Frame 1 (no input): blank canvas, image omitted
Frame 60 (the mouse pressed at the canvas centre just before this capture): blank canvas, image omitted
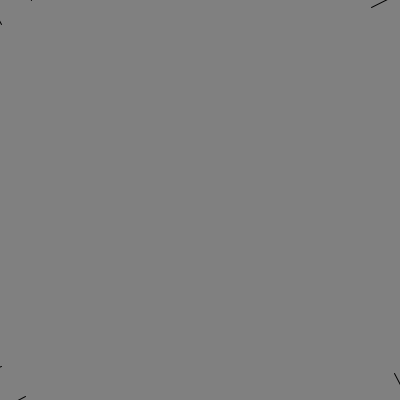
Frame 120 (the mouse held since frame 60 and released just before this capture)

The Processing sketch whose frames 1 and 60 were blank and that drew this single picture after the mouse press (run headless with seeded random() and noise(); from frame 60 on, the mouse is pressed at the canvas centre):

// Processing sketch: processing_1638
// ── processing_1638.pde

/* Circle of Confusion 01
   krismkelley 04.16.09
   Sometimes Processing can make a bad day better.
*/

void setup(){
  size(400, 400);
  colorMode(RGB, 255,255,255,100);
  background(128);
  rectMode(CENTER);
  frameRate(30);
}

float deg = 45;
float rad = radians(deg);
float aX = 0;
float aY = 0;

void draw(){
  pushMatrix();
  popMatrix();
  translate(width/2, height/2);
  rotate(rad);
  line(width/2, height/2, width/2-aX, height/2-aY);
  aX = aX + .1;
  aY = aY + .2;
  rad = rad + 1;
  
}
